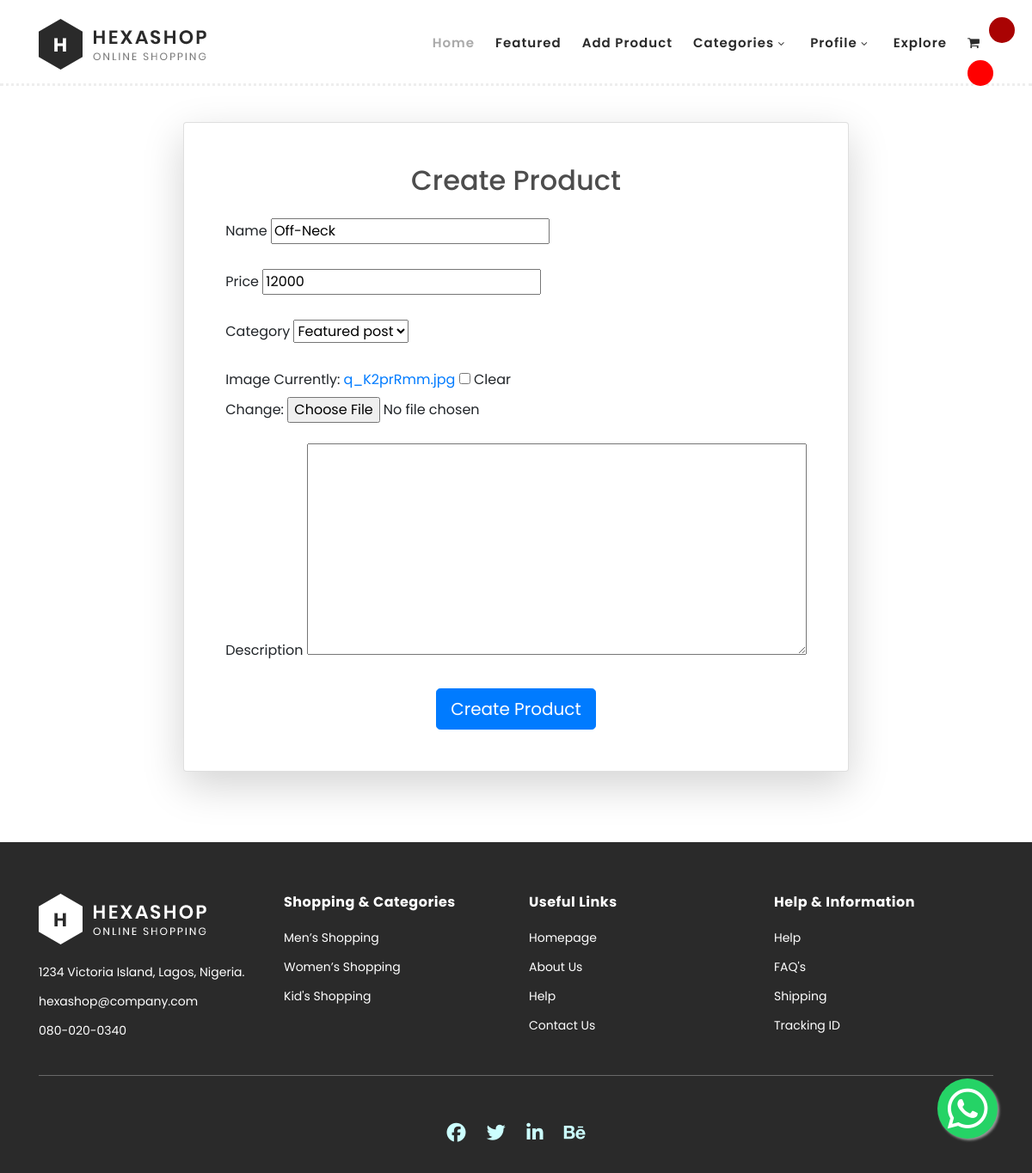
The app's page /update_product/11/ (signed in), older data.
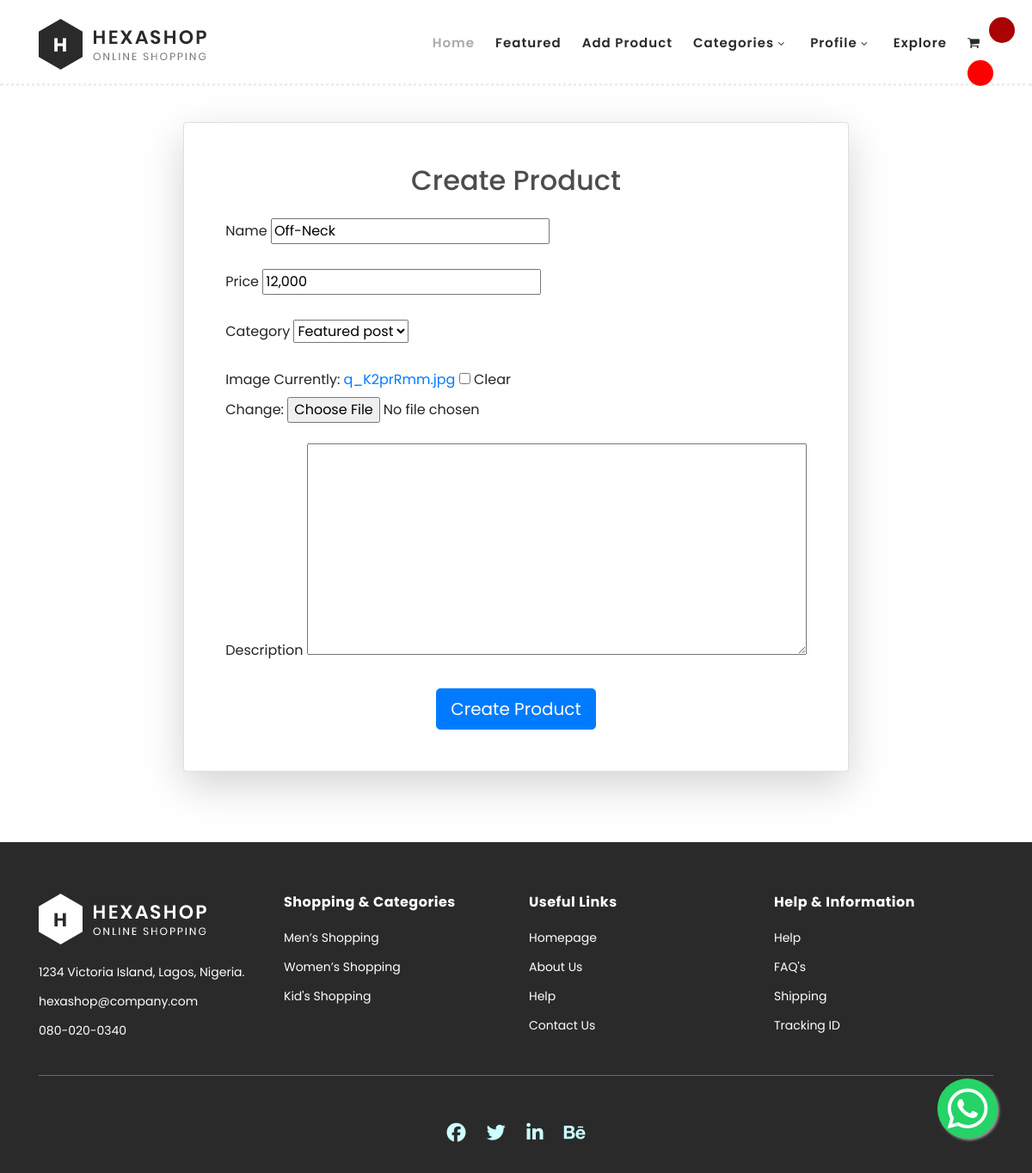
The same page, newer data.
### base/models.py (models this page shows, shortened)
class Product(models.Model):
    name = models.CharField(max_length=200)
    price = models.CharField(max_length=200)
    digital = models.BooleanField(default=False, null=True, blank=True)
    image = models.ImageField(null=True, blank=True)
    vendor = models.ForeignKey(Customer, on_delete=models.SET_NULL, null=True, blank=True, limit_choices_to={'is_vendor': True})
    status = models.CharField(choices=post_status,default='pending',max_length=200)
    category = models.ForeignKey(Category, on_delete=models.CASCADE, null=True)
    description = models.TextField(blank=True, max_length=200,null=True)
    likes = models.ManyToManyField(User,related_name='blog_posts')
    favorite = models.ManyToManyField(User,related_name='products')
    created = models.DateTimeField(auto_now_add=True)
    class Meta:
        ordering = ('-created',)

### base/views.py (the view)
# urls.py: path('update_product/<str:pk>/', views.update_product, name='update_product') ,
@login_required(login_url='login')
def update_product(request,pk):
    product = get_object_or_404(Product, id=pk)
    if request.method == 'POST':
        form = ProductForm(request.POST, request.FILES, instance=product)
        if form.is_valid():
            form.save()
            return redirect('store')
    else:
        form = ProductForm(instance=product)
    context = {'form': form}
    return render(request, 'base/product_form.html', context)

### base/forms.py
class ProductForm(forms.ModelForm):
    class Meta:
        model = Product
        fields = ['name', 'price', 'category' ,'image','description']

### base/models.py (called while the page is built)
    def __str__(self):
        return self.name

### base/templates/base/product_form.html (shortened to what this page needs)
{% extends 'main.html' %}
{% block content %}
<br>
<br>
<br>
<br>
<br>
    <div class="container d-flex align-items-center justify-content-center" style="height: 100vh;">
        <div class="card shadow-lg" style="max-width: 800px;">
            <div class="card-body p-5">
                <h2 class="card-title text-center mb-4">Create Product</h2>
                <form method="post" enctype="multipart/form-data" class="needs-validation" novalidate>
                    {% for field in form %}
                        <div class="mb-4">
                            <label for="{{ field.id_for_label }}" class="form-label">{{ field.label }}</label>
                            {{ field }}
                        </div>
                    {% endfor %}
                    <button type="submit" class="btn btn-primary btn-lg d-block mx-auto">Create Product</button>
                </form>
            </div>
        </div>
    </div>
{% endblock %}

Row changes from the older to the newer data that the page shows:
changed Product "Off-Neck": price "12000" → "12,000"
